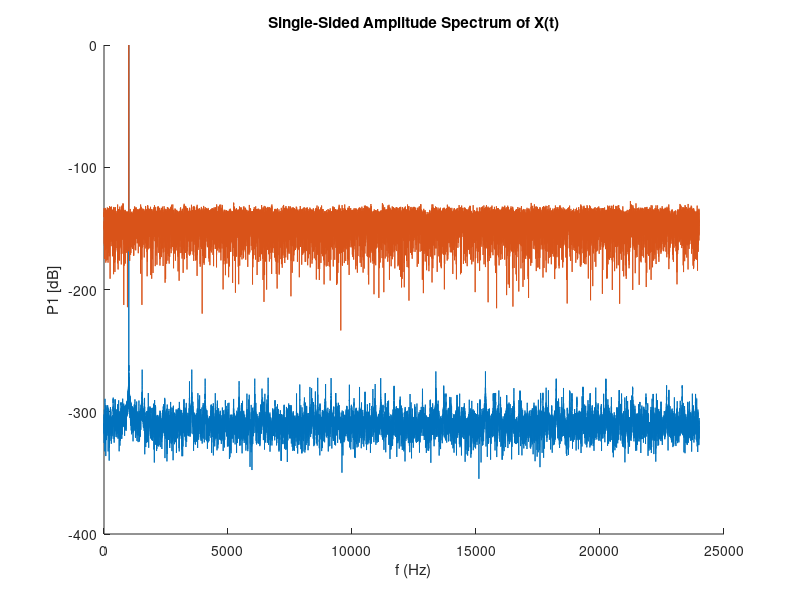

Write the MATLAB code that produced this figure.
close;
clear all;

Fs = 48e3;
T = 1/Fs;
time_length = 1;
L = Fs*time_length;


t = linspace(0,time_length,Fs*time_length);

Y = 0.88 .* cos(2*pi*1000*t);
Y = Y(1:end-1);

Y_16_2 = int16(Y * 32768);
Y_16 = double(Y_16_2) ./ 32768 ;

fft_Y = fft(Y);
P2 = abs(fft_Y/L);
P1 = P2(1:L/2+1);
P1(2:end-1) = 2*P1(2:end-1);

P1_dB = 20 * log10(P1);
P1_dB = P1_dB - max(P1_dB);

fft_Y_16 = fft(Y_16);
P2_16 = abs(fft_Y_16/L);
P1_16 = P2_16(1:L/2+1);
P1_16(2:end-1) = 2*P1_16(2:end-1);

P1_dB_16 = 20 * log10(P1_16);
P1_dB_16 = P1_dB_16 - max(P1_dB_16);

f = Fs*(0:(L/2))/L;
hold on
plot(f,P1_dB) 
plot(f,P1_dB_16)
title('Single-Sided Amplitude Spectrum of X(t)')
xlabel('f (Hz)')
ylabel('P1 [dB]')
hold off


